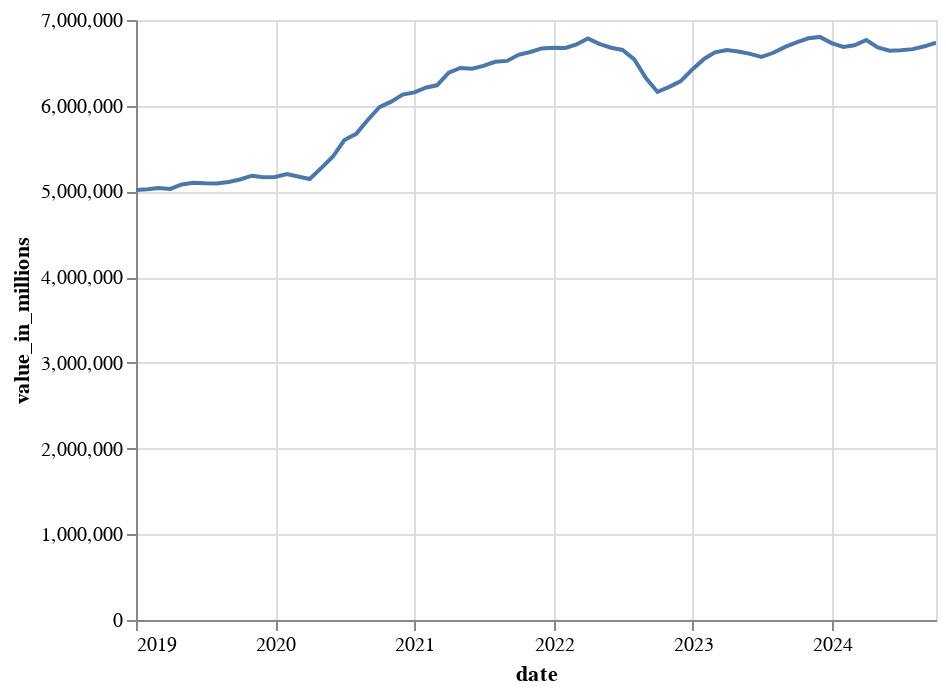

Notebook code for this chart:
### Code cell
monetary_b_chart = (
    (monetary_b_out.plot.line(
        x=alt.X("date:T", axis=alt.Axis(format="%Y")), 
        y=alt.Y("value_in_millions", scale=alt.Scale(zero=True))
                      )
    )
        .properties(width=400)
        .configure_scale(zero=False)
)

monetary_b_chart

### Figure 1 — Vega-Lite specification as saved in the notebook (floating-point values rounded to 4 significant figures)
{"config": {"view": {"continuousWidth": 300, "continuousHeight": 300}, "scale": {"zero": false}}, "data": {"name": "data-ce54134dcd23efc161a7d5c2805e20b3"}, "mark": {"type": "line", "tooltip": true}, "encoding": {"x": {"axis": {"format": "%Y"}, "field": "date", "type": "temporal"}, "y": {"field": "value_in_millions", "scale": {"zero": true}, "type": "quantitative"}}, "params": [{"name": "param_9", "select": {"type": "interval", "encodings": ["x", "y"]}, "bind": "scales"}], "width": 400, "$schema": "https://vega.github.io/schema/vega-lite/v5.20.1.json", "datasets": {"data-ce54134dcd23efc161a7d5c2805e20b3": [{"date": "2019-01-01T00:00:00", "value_in_millions": 5015210}, {"date": "2019-02-01T00:00:00", "value_in_millions": 5026079}, {"date": "2019-03-01T00:00:00", "value_in_millions": 5038973}, {"date": "2019-04-01T00:00:00", "value_in_millions": 5029374}, {"date": "2019-05-01T00:00:00", "value_in_millions": 5080951}, {"date": "2019-06-01T00:00:00", "value_in_millions": 5102351}, {"date": "2019-07-01T00:00:00", "value_in_millions": 5094866}, {"date": "2019-08-01T00:00:00", "value_in_millions": 5093809}, {"date": "2019-09-01T00:00:00", "value_in_millions": 5109797}, {"date": "2019-10-01T00:00:00", "value_in_millions": 5139545}, {"date": "2019-11-01T00:00:00", "value_in_millions": 5183849}, {"date": "2019-12-01T00:00:00", "value_in_millions": 5165620}, {"date": "2020-01-01T00:00:00", "value_in_millions": 5168384}, {"date": "2020-02-01T00:00:00", "value_in_millions": 5202668}, {"date": "2020-03-01T00:00:00", "value_in_millions": 5174466}, {"date": "2020-04-01T00:00:00", "value_in_millions": 5145034}, {"date": "2020-05-01T00:00:00", "value_in_millions": 5271503}, {"date": "2020-06-01T00:00:00", "value_in_millions": 5407328}, {"date": "2020-07-01T00:00:00", "value_in_millions": 5600015}, {"date": "2020-08-01T00:00:00", "value_in_millions": 5671783}, {"date": "2020-09-01T00:00:00", "value_in_millions": 5836612}, {"date": "2020-10-01T00:00:00", "value_in_millions": 5983000}, {"date": "2020-11-01T00:00:00", "value_in_millions": 6047199}, {"date": "2020-12-01T00:00:00", "value_in_millions": 6130275}, {"date": "2021-01-01T00:00:00", "value_in_millions": 6155340}, {"date": "2021-02-01T00:00:00", "value_in_millions": 6212761}, {"date": "2021-03-01T00:00:00", "value_in_millions": 6237851}, {"date": "2021-04-01T00:00:00", "value_in_millions": 6384534}, {"date": "2021-05-01T00:00:00", "value_in_millions": 6440805}, {"date": "2021-06-01T00:00:00", "value_in_millions": 6431828}, {"date": "2021-07-01T00:00:00", "value_in_millions": 6465451}, {"date": "2021-08-01T00:00:00", "value_in_millions": 6512543}, {"date": "2021-09-01T00:00:00", "value_in_millions": 6522928}, {"date": "2021-10-01T00:00:00", "value_in_millions": 6593907}, {"date": "2021-11-01T00:00:00", "value_in_millions": 6626647}, {"date": "2021-12-01T00:00:00", "value_in_millions": 6668125}, {"date": "2022-01-01T00:00:00", "value_in_millions": 6677201}, {"date": "2022-02-01T00:00:00", "value_in_millions": 6673066}, {"date": "2022-03-01T00:00:00", "value_in_millions": 6711147}, {"date": "2022-04-01T00:00:00", "value_in_millions": 6784533}, {"date": "2022-05-01T00:00:00", "value_in_millions": 6720896}, {"date": "2022-06-01T00:00:00", "value_in_millions": 6676344}, {"date": "2022-07-01T00:00:00", "value_in_millions": 6650855}, {"date": "2022-08-01T00:00:00", "value_in_millions": 6539613}, {"date": "2022-09-01T00:00:00", "value_in_millions": 6318553}, {"date": "2022-10-01T00:00:00", "value_in_millions": 6160939}, {"date": "2022-11-01T00:00:00", "value_in_millions": 6219657}, {"date": "2022-12-01T00:00:00", "value_in_millions": 6287533}, {"date": "2023-01-01T00:00:00", "value_in_millions": 6425928}, {"date": "2023-02-01T00:00:00", "value_in_millions": 6548347}, {"date": "2023-03-01T00:00:00", "value_in_millions": 6623369}, {"date": "2023-04-01T00:00:00", "value_in_millions": 6648898}, {"date": "2023-05-01T00:00:00", "value_in_millions": 6632784}, {"date": "2023-06-01T00:00:00", "value_in_millions": 6605008}, {"date": "2023-07-01T00:00:00", "value_in_millions": 6569924}, {"date": "2023-08-01T00:00:00", "value_in_millions": 6617612}, {"date": "2023-09-01T00:00:00", "value_in_millions": 6686330}, {"date": "2023-10-01T00:00:00", "value_in_millions": 6738528}, {"date": "2023-11-01T00:00:00", "value_in_millions": 6787155}, {"date": "2023-12-01T00:00:00", "value_in_millions": 6802773}, {"date": "2024-01-01T00:00:00", "value_in_millions": 6730076}, {"date": "2024-02-01T00:00:00", "value_in_millions": 6685723}, {"date": "2024-03-01T00:00:00", "value_in_millions": 6705502}, {"date": "2024-04-01T00:00:00", "value_in_millions": 6766164}, {"date": "2024-05-01T00:00:00", "value_in_millions": 6679732}, {"date": "2024-06-01T00:00:00", "value_in_millions": 6642641}, {"date": "2024-07-01T00:00:00", "value_in_millions": 6646845}, {"date": "2024-08-01T00:00:00", "value_in_millions": 6660226}, {"date": "2024-09-01T00:00:00", "value_in_millions": 6693222}, {"date": "2024-10-01T00:00:00", "value_in_millions": 6735653}]}}
